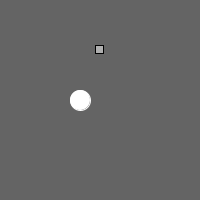
Frame 1 (no input)
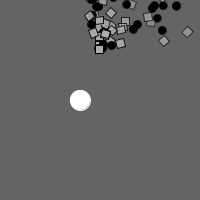
Frame 60 (the mouse pressed at the canvas centre just before this capture)
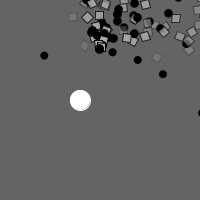
Frame 120 (the mouse held since frame 60 and released just before this capture)

The Processing sketch that drew these frames (run headless with seeded random() and noise(); from frame 60 on, the mouse is pressed at the canvas centre):

// Processing sketch: Particle_System_Repeller
// ── Particle_System_Repeller.pde
import java.util.Iterator;

class Particle {
  PVector location;
  PVector velocity;
  PVector acceleration;
  float mass;
  float lifespan;
  
  Particle(PVector l) {
    acceleration = new PVector(0, 0.05);
    velocity = new PVector(random(-1, 1), random(-2, 0));
    location = l.get();
    mass = 1.0;
    lifespan = 255.0;
  }
  
  void run() {
   update();
   display();
  }
  
  void update() {
    velocity.add(acceleration);
    location.add(velocity);
    acceleration.mult(0);
    lifespan -= 2.0;
  }
  
  void display() {
    fill(0);
    ellipse(location.x, location.y, 8, 8);
  }
  
  boolean isDead() {
    if(lifespan < 0.0)
      return true;
    else
      return false;
  }
  
  void applyForce(PVector force) {
    PVector f = force.get();
    f.div(mass);
    acceleration.add(f);
  }
}

class Confetti extends Particle {
  Confetti(PVector l) {
    super(l);
  }
  
  void display() {
    float theta = map(location.x, 0, width, 0, TWO_PI * 2);
    rectMode(CENTER);
    fill(175, lifespan);
    stroke(0, lifespan);
    pushMatrix();
    translate(location.x, location.y);
    rotate(theta);
    rect(0, 0, 8, 8);
    popMatrix();  }
}

class ParticleSystem {
  ArrayList<Particle> particles;
  PVector origin;
  
  ParticleSystem(PVector location) {
    origin = location.get();
    particles = new ArrayList<Particle>();
  }
  
  void addParticle() {
    float r = random(1);
    if (r < 0.5)
      particles.add(new Particle(origin));
    else
      particles.add(new Confetti(origin));
  }
  
  void run() {
    Iterator<Particle> it = particles.iterator();
    while (it.hasNext()) {
      Particle p = it.next();
      p.run();
      if (p.isDead()) {
        it.remove();
      }
    }
  }
  
  void applyForce(PVector f) {
    for (Particle p : particles) {
       p.applyForce(f);
    }
  }
  
  void applyRepeller(Repeller r) {
    for(Particle p: particles) {
      PVector force = r.repel(p);
      p.applyForce(force);
    }
  }
}

class Repeller {
  PVector location;
  float r = 10;
  float strength = 500;
  
  Repeller(float x, float y) {
    location = new PVector(x, y);
  }
  
  void display() {
    stroke(255);
    fill(255);
    ellipse(location.x, location.y, r*2, r*2);
  }
  
  PVector repel(Particle p)  {
    PVector dir = PVector.sub(location, p.location);
    float d = dir.mag();
    dir.normalize();
    d = constrain(d, 5, 100);
    float force = -1 * strength / (d * d);
    dir.mult(force);
    return dir;
  }
  
  
}

ParticleSystem ps;
Repeller repeller;

void setup() {
  size(200, 200);
  smooth();
  ps = new ParticleSystem(new PVector(width/2, 50));
  repeller = new Repeller(width/2 - 20, height/2);
}

void draw() {
  background(100);
  ps.addParticle();
  PVector gravity = new PVector(0, 0.1);
  ps.applyForce(gravity);
  ps.applyRepeller(repeller);
  ps.run();
  repeller.display();
}
